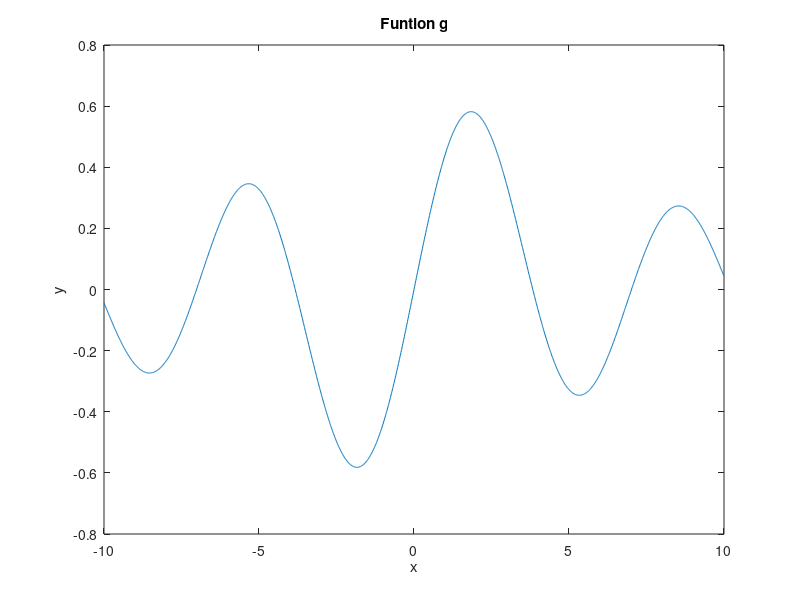

Write MATLAB code to recreate this figure.
n = 2000;
a = -10;
b = 10;
h = (b-a)/n;

x = (a:h:b);
size(x)
x(end) = [];
size(x)

f = airy(1,-x);
plot(x,f)
xlabel("x");
ylabel("y");
title("Funtion f(-x)");

f1 = airy(1, 2*(-x));
plot(x, f1)
xlabel("x");
ylabel("y");
title("Funtion f(-2x)");

f2 = airy(1, (-x + 5));
plot(x, f2)
xlabel("x");
ylabel("y");
title("Funtion f(-x + 5)");

plot(x(1: end/4), f(1: end/4))
xlabel("x");
ylabel("y");
title("First quarter f(-x)");

plot(x(1: end/4), f1(1: end/4))
xlabel("x");
ylabel("y");
title("First quarter f(-2x)");

plot(x(1: end/4), f2(1: end/4))
xlabel("x");
ylabel("y");
title("First quarter f(-x + 5)");

domain = x > 0 & x < 7;
plot(x(domain), f(domain))
xlabel("x");
ylabel("y");
title("Function f(-x) on the interval [0, 7]");

g = besselj(1,x);
plot(x, g)
xlabel("x");
ylabel("y");
title("Funtion g");

s = f + g;
p = f.*g;
